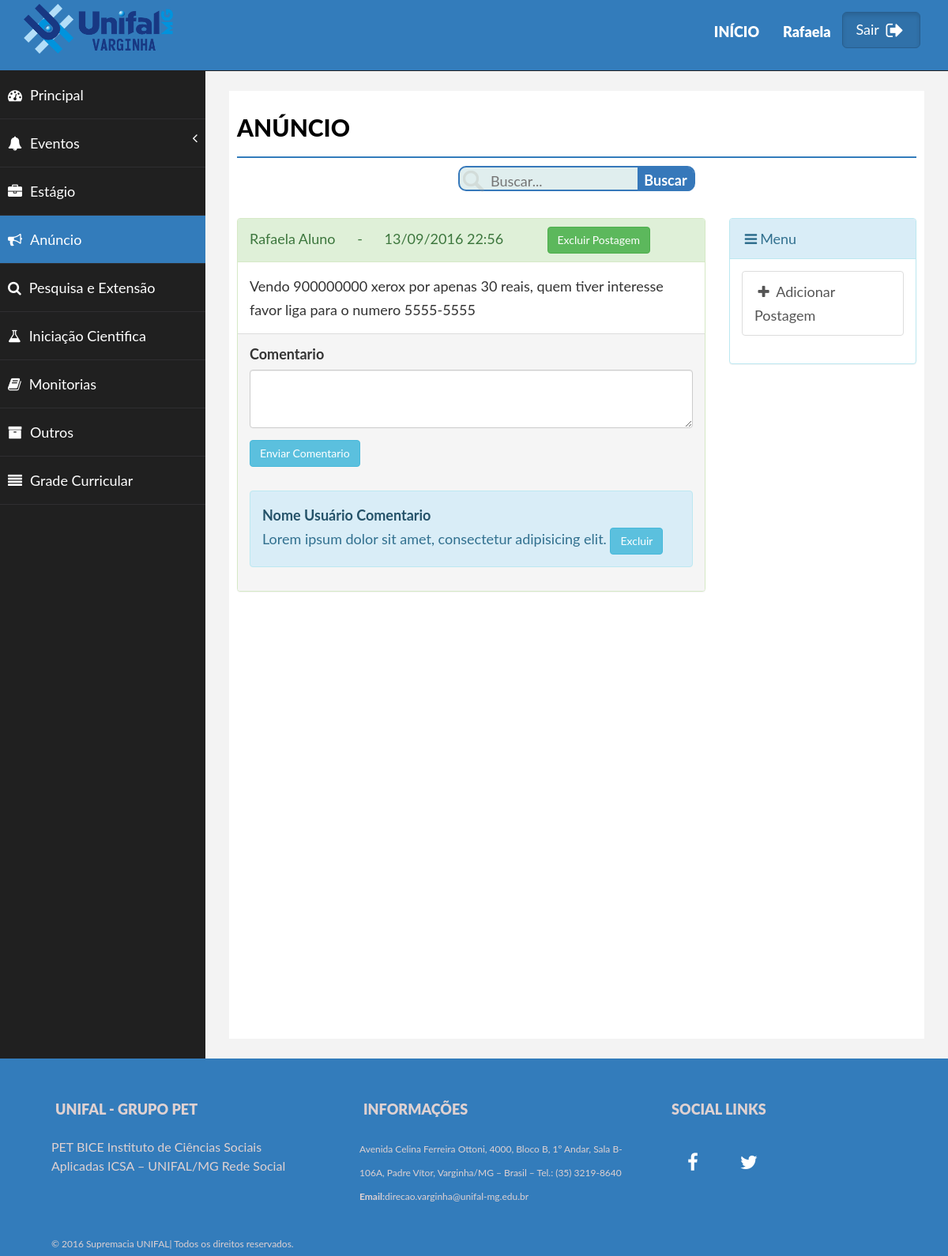
The page /site/aluno/anuncio.php (signed in) on the database its author committed.
### tables this page shows
CREATE TABLE IF NOT EXISTS `Post` (
  `idPost` int(255) NOT NULL AUTO_INCREMENT,
  `idUsuario` int(255) DEFAULT NULL,
  `dataPost` varchar(50) DEFAULT NULL,
  `conteudoPost` longtext,
  `Tag` varchar(50) DEFAULT NULL,
  `Categoria_idCategoria` int(255) DEFAULT NULL,
  PRIMARY KEY (`idPost`),
  KEY `fk_Post_1_idx` (`idUsuario`),
  KEY `fk_Post_Categoria1_idx` (`Categoria_idCategoria`)
);

CREATE TABLE IF NOT EXISTS `Usuario` (
  `idUsuario` int(255) NOT NULL AUTO_INCREMENT,
  `nome` varchar(1000) DEFAULT NULL,
  `sobrenome` varchar(1000) DEFAULT NULL,
  `senha` longtext,
  `email` varchar(1000) DEFAULT NULL,
  `identificacao` int(50) DEFAULT NULL,
  `TipoUsuario_idTipoUsuario` int(255) DEFAULT NULL,
  PRIMARY KEY (`idUsuario`),
  KEY `fk_Usuario_TipoUsuario1_idx` (`TipoUsuario_idTipoUsuario`)
);

### site/aluno/anuncio.php (the view, shortened to what this page needs)
<?php
$PDO = db_connect();
$sql = "SELECT Post.idPost, Post.idUsuario, Post.dataPost, Post.conteudoPost, Post.Tag, Post.Categoria_idCategoria, Usuario.nome, Usuario.sobrenome
FROM Post
LEFT JOIN Usuario ON Usuario.idUsuario = Post.idUsuario
WHERE Categoria_idCategoria =5
ORDER BY idPost DESC ";
$stmt = $PDO->prepare($sql);
$stmt->execute();
?>
<html>
    <head>
        <link href="../forum-calendario/assets/css/bootstrap.css" rel="stylesheet">
        <link href="../forum-calendario/assets/css/font-awesome.css" rel="stylesheet">
        <link href="../forum-calendario/assets/css/basic.css" rel="stylesheet">
        <link href="../forum-calendario/assets/css/custom.css" rel="stylesheet">
        <link href="../assets/css/bootstrap.css" rel="stylesheet">
        <link href="../assets/css/font-awesome.css" rel="stylesheet">
        <link href="../assets/css/style.css" rel="stylesheet">
        <link href="../assets/css/css.css" rel="stylesheet">
        <link href="css/estilo.css" rel="stylesheet">
    </head>
    <body>
        <div class="navbar navbar-inverse navbar-fixed-top ">
            <div class="container">
                <div class="navbar-header">
                    <a class="navbar-brand" href="#"><img src="../assets/img/logo.png"></a>
                </div>
                <div class="navbar-collapse collapse move-me">
                    <ul class="nav navbar-nav navbar-right set-links">
                        <li>
                            <a href="inicio.php">INÍCIO</a>
                        </li>
                        <li>
                            <a href="#">
                                <?php echo $_SESSION["emailNome"] ?>
                            </a>
                        </li>
                        <li>
                            <form action="../logout.php" role="form" method="post" name="formLogin">
                                <button type="submit" class="active btn btn-block btn-primary btn-lg">Sair
                                    <i class="fa fa-fw fa-lg fa-sign-out"></i>
                                </button>
                            </form>
                        </li>
                    </ul>
                </div>
            </div>
        </div>
        <br>
        <div class="conteudo">
            <div id="wrapper">
                <br>
                <br>
                <div class="conteudo">
                    <nav class="navbar-default navbar-side" role="navigation">
                        <div class="sidebar-collapse">
                            <ul class="nav" id="main-menu">
                                <li>
                                    <a href="aluno.php"><i class="fa fa-dashboard "></i>Principal<br></a>
                                </li>
                                <li>
                                    <a href="#"><i class="fa fa-bell"></i>Eventos<span class="fa arrow"></span></a>
                                </li>
                                <li>
                                    <a href="estagio.php"><i class="fa fa-briefcase "></i>Estágio </a>
                                </li>
                                <li>
                                    <a class="active-menu" href="anuncio.php"><i class="fa fa-bullhorn"></i>Anúncio </a>
                                </li>
                                <li>
                                    <a href="pesqext.php"><i class="fa fa-search"></i>Pesquisa e Extensão </a>
                                </li>
                                <li>
                                    <a href="inicCient.php"><i class="fa fa-flask"></i>Iniciação Cientifica</a>
                                </li>
                                <li>
                                    <a href="monitorias.php"><i class="fa fa-book"></i>Monitorias</a>
                                </li>
                                <li>
                                    <a href="outros.php"><i class="fa fa-archive"></i>Outros</a>
                                </li>
                                <li>
                                    <a href="disciplinas.php"><i class="fa fa-align-justify"></i>Grade Curricular</a>
                                </li>
                            </ul>
                        </div>
                    </nav>
                    <div id="page-wrapper">
                        <div id="page-inner">
                            <div class="row">
                                <div class="col-md-12">
                                    <h1 class="page-head-line">Anúncio</h1>
                                    <center>
                                        <div id="divBusca">
                                            <img src="img/search3.png" alt="Buscar..." />
                                            <input type="text" id="txtBusca" placeholder="Buscar..." />
                                            <button id="btnBusca">Buscar</button>
                                        </div>
                                    </center>
                                </div>
                            </div>
                            <br>
                            <div class="row">
                                <div class="col-md-4 col-sm-4" id="largura">
                                    <?php while ($post = $stmt->fetch(PDO::FETCH_ASSOC)): ?>
                                        <div class="panel panel-success">
                                            <div class="panel-heading">
                                                <div class="alert-link">
                                                    <?php echo $post['nome'].' '.$post['sobrenome'] ?> &nbsp&nbsp&nbsp&nbsp - &nbsp&nbsp&nbsp&nbsp <?php echo $post ['dataPost']; ?> &nbsp&nbsp&nbsp&nbsp&nbsp&nbsp&nbsp&nbsp&nbsp&nbsp
                                                    <?php
                                                    if($_SESSION["emailID"]==$post['idUsuario']){
                                                       echo "<a class='btn btn-success' href='../Post/delete.php?id=".$post['idPost']."' onclick='return confirm(Deseja realmente remover este Post?);' >Excluir Postagem</a>";
                                                    }
                                                    ?>
                                                </div>
                                            </div>
                                            <div class="panel-body">
                                                <?php echo $post ['conteudoPost']; ?>
                                            </div>
                                            <div class="panel-footer">
                                                <div class="form-group">
                                                    <label>Comentario</label>
                                                    <textarea class="form-control" rows="3"></textarea>
                                                </div>
                                                <button type="submit" class="btn btn-info">Enviar Comentario </button>
                                                <br>
                                                <br>
                                                <div class="alert alert-info">
                                                    <div class="alert-link">
                                                        Nome Usuário Comentario
                                                    </div>
                                                    Lorem ipsum dolor sit amet, consectetur adipisicing elit.
                                                    <a href="#" class="btn btn-info">Excluir</a>
                                                </div>
                                            </div>
                                        </div>
                                    <?php endwhile; ?>
                                </div>
                                <div class="col-md-6" id="boxlateral">
                                    <div class="panel panel-info">
                                        <div class="panel-heading">
                                            <i class="fa fa-bars fa-fw"></i>Menu
                                        </div>
                                        <div class="panel-body">
                                            <div class="list-group">
                                                <a href="#" class="list-group-item">
                                                    <div class="add-post">
                                                        <i class="fa fa-plus fa-fw"></i> Adicionar Postagem
                                                    </div>
                                                </a>
                                            </div>
                                        </div>
                                    </div>
                                </div>
                            </div>
                        </div>
                    </div>
                    <section id="footer-sec">
                        <div class="container">
                            <div class="row">
                                <div class="col-md-4">
                                    <h4>UNIFAL - GRUPO PET</h4>
                                    <p style="padding-right:50px;"> PET BICE Instituto de Ciências Sociais Aplicadas ICSA – UNIFAL/MG Rede Social</p>
                                </div>
                                <div class="col-md-4">
                                    <h4>Informações</h4>Avenida Celina Ferreira Ottoni, 4000, Bloco B, 1º Andar, Sala B-106A,&nbsp;Padre Vítor,&nbsp;Varginha/MG – Brasil – Tel.: (35) 3219-8640
                                    <strong>Email:</strong>direcao.varginha@unifal-mg.edu.br
                                </div>
                                <div class="col-md-4">
                                    <h4>SOCIAL LINKS</h4>
                                    <div class="social-links">
                                        <a href="#"> <i class="fa fa-facebook fa-2x"></i></a>
                                        <a href="#"> <i class="fa fa-twitter fa-2x"></i></a>
                                    </div>
                                </div>
                            </div>
                            <br>© 2016 Supremacia UNIFAL| Todos os direitos reservados.</div>
                    </section>
                    </body>
                    </html>

### site/forum-calendario/assets/css/basic.css (style rules this page uses)
body { font-family: 'Open Sans', sans-serif; line-height:25px; }
#wrapper { width: 100%; background: #202020; }
#page-wrapper { padding: 15px 15px; min-height: 600px; background: #F3F3F3; }
#page-inner { width: 100%; margin: 10px 20px 10px 0px; background-color: #fff!important; padding: 10px; min-height: 1200px; }
.page-head-line { font-size: 30px; text-transform: uppercase; color: #000; font-weight: 800; padding-bottom: 20px; border-bottom: 2px solid rgb(51,124,187); margin-bottom: 10px; }
.active-menu { background-color: rgb(51,124,187)!important; }
.arrow { float: right; }
.fa.arrow:before { content: "\f104"; }
.sidebar-collapse, .sidebar-collapse .nav { background: none; }
.sidebar-collapse .nav { padding: 0; }
.sidebar-collapse .nav > li > a { color: #fff; background: #202020; text-shadow: none; padding: 15px 40px; border-bottom: 1px solid #2F2E31; }
.sidebar-collapse > .nav > li > a { padding: 15px 10px; }
.navbar-side { border: none; background-color: #202020; }
.navbar-default { border: 0px solid black; }
.navbar-header { background: #000000; }
.nav > li > a > i { margin-right: 10px; }
#footer-sec { background-color:#000; padding:20px 50px; color:#fff; font-size:12px; }
#footer-sec a { color:#fff; }
@media (min-width:768px) { #page-wrapper { margin: 0 0 0 260px; padding: 15px 30px; min-height: 1200px; } }
@media (min-width:768px) { .navbar-side { z-index: 1; position: absolute; width: 260px; } }
@media (min-width:768px) { .navbar { border-radius: 0px; } }

### site/assets/css/style.css (style rules this page uses)
section { padding-bottom:80px; padding-top:75px; }
h4 { padding:15px 5px; font-weight:900; text-transform:uppercase; }
.navbar-inverse .navbar-brand,.navbar-inverse .navbar-brand:hover { color: #FFF; font-size: 35px; letter-spacing: 5px; font-weight: 900; background-color:rgb(51,124,187); padding-bottom: 60px; }
.navbar-inverse .navbar-collapse, .navbar-inverse .navbar-form { border-color: rgb(000, 152, 241); }
.navbar-inverse { border-color: rgb(000, 152, 241); }
.navbar-fixed-top { top: 0; border-width: 0 0 0px; }
.set-links { padding: 15px 20px 10px 20px; }
.navbar-inverse .navbar-nav > li > a { color:#fff; font-weight:900; }
#footer-sec { background-color:rgb(51,124,187); max-height: 250px; padding-bottom:30px; padding-top:30px; color: #DFD1D1; }
.social-links a,.social-links a:hover { color:#fff; text-decoration:none; }
.social-links a i { background-color:rgb(51,124,187); padding:15px 20px; margin:5px; }

### site/assets/css/css.css (style rules this page uses)
.navbar-brand img { height: auto; width: auto; max-height: 65px; position: relative; bottom:10px; }
#divBusca { background-color:#E0EEEE; border:solid 2px #3678ba; border-radius:10px; width:300px; height:32px; color: white; }
#txtBusca { float:left; background-color:transparent; padding-left:5px; font-size:18px; border:none; height:34px; width:191px; }
#btnBusca { border:none; float:left; height:30px; border-radius:0 7px 7px 0; width:71px; font-weight:bold; background:#3678ba; }
#divBusca img { float:left; }
#largura { width: 70%; }
#boxlateral { float: right; width: 30%; }

### site/aluno/estilo.css (style rules this page uses)
body { margin:0; padding:0; font-family: "Lato", Arial, sans-serif; background: #f0f0f0; color: #333; min-width: 320px; font-size: 18px; }
img { border:none }
a { text-decoration:none; cursor:pointer; color:inherit }
* { box-sizing: border-box; moz-box-sizing: border-box; ms-box-sizing: border-box; }
p { font-size: 16px; line-height: 24px; }

### rows shown on the page
post: idUsuario.nome "Rafaela", idUsuario.sobrenome "Aluno", dataPost "13/09/2016 22:56", conteudoPost "Vendo 900000000 xerox por apenas 30 reais, quem tiver interesse favor liga para o numero 5555-5555"

### other values the page prints
$_SESSION["emailNome"] "Rafaela"
